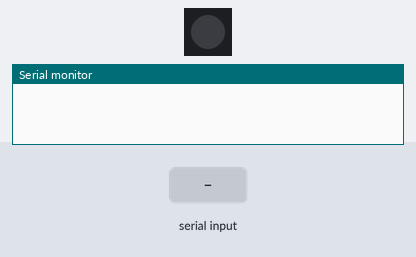
Recording of a sketch running on a simulated Arduino Uno, built with avr-gcc and run on an emulated ATmega328P. Parts: 1 RGB LEDs in strip order, left to right, the last lines printed to the serial monitor. Inputs (shaded band) come from the test bench. Colours are those a GRB WS2812 strip shows for the declared byte order.

Above: at 1.2 s.
1.3 s: "1" received over Serial
At 1.65 s:
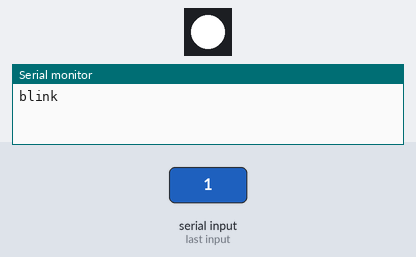
4.3 s: "0" received over Serial
Timing chart, 0 to 7.6 s (numbered marks = the images above; inputs shaded):
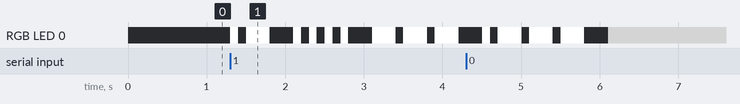

The sketch:

Arduino_led.ino
```cpp
#include <FastLED.h>
#include <SoftwareSerial.h>

SoftwareSerial mySerial(2, 3);

#define NUM_LEDS 1

#define DATA_PIN 3
#define CLOCK_PIN 13

CRGB leds[NUM_LEDS];

char receivedChar;
boolean newData = false;

void setup() {

    mySerial.begin(9600);
    Serial.begin(9600);

     FastLED.addLeds<WS2812, DATA_PIN, RGB>(leds, NUM_LEDS);
}

void loop() {
    recvOneChar();
    showNewData();

//  for (int brightness = 0; brightness <= 255; brightness++) {
//    leds[0] = CRGB(brightness, brightness, brightness);
//    FastLED.show();
//    delay(30);
//  }

//  for (int brightness = 255; brightness >= 0; brightness--) {
//    leds[0] = CRGB(brightness, brightness, brightness);
//    FastLED.show();
//    delay(30);
//  }
}

void recvOneChar() {
    if (Serial.available() > 0) {
        receivedChar = Serial.read();
        newData = true;
    }
}

void showNewData() {
  if (newData == true) {

    newData = false;

    switch (receivedChar) {
      case '0':
        Serial.println("lock");
        break;
      case '1':
        Serial.println("blink");
          // A
           leds[0] = CRGB::White;
           FastLED.show();
           delay(100);

           leds[0] = CRGB::Black;
           FastLED.show();
           delay(100);

           leds[0] = CRGB::White;
           FastLED.show();
           delay(300);

           leds[0] = CRGB::Black;
           FastLED.show();
           delay(300);

          // H

           leds[0] = CRGB::White;
           FastLED.show();
           delay(100);

           leds[0] = CRGB::Black;
           FastLED.show();
           delay(100);

           leds[0] = CRGB::White;
           FastLED.show();
           delay(100);

           leds[0] = CRGB::Black;
           FastLED.show();
           delay(100);

           leds[0] = CRGB::White;
           FastLED.show();
           delay(100);

           leds[0] = CRGB::Black;
           FastLED.show();
           delay(100);

           leds[0] = CRGB::White;
           FastLED.show();
           delay(100);

           leds[0] = CRGB::Black;
           FastLED.show();
           delay(300);

          // O

           leds[0] = CRGB::White;
           FastLED.show();
           delay(300);

           leds[0] = CRGB::Black;
           FastLED.show();
           delay(100);

           leds[0] = CRGB::White;
           FastLED.show();
           delay(300);

           leds[0] = CRGB::Black;
           FastLED.show();
           delay(100);

           leds[0] = CRGB::White;
           FastLED.show();
           delay(300);

           leds[0] = CRGB::Black;
           FastLED.show();
           delay(300);

          // J

           leds[0] = CRGB::White;
           FastLED.show();
           delay(100);

           leds[0] = CRGB::Black;
           FastLED.show();
           delay(100);

           leds[0] = CRGB::White;
           FastLED.show();
           delay(300);

           leds[0] = CRGB::Black;
           FastLED.show();
           delay(100);

           leds[0] = CRGB::White;
           FastLED.show();
           delay(300);

           leds[0] = CRGB::Black;
           FastLED.show();
           delay(100);

           leds[0] = CRGB::White;
           FastLED.show();
           delay(300);

           leds[0] = CRGB::Black;
           FastLED.show();
           delay(300);


           leds[0] = CRGB::Grey;
           FastLED.show();
           delay(1000);
        break;
    }
  }
}
```

Measured:
- after the input at 1.3 s, RGB LED 0: off → RGB(255, 255, 255) at once, → off 0.10 s later, → RGB(255, 255, 255) 0.10 s later, → off 0.30 s later, … (18 changes in this stretch)
